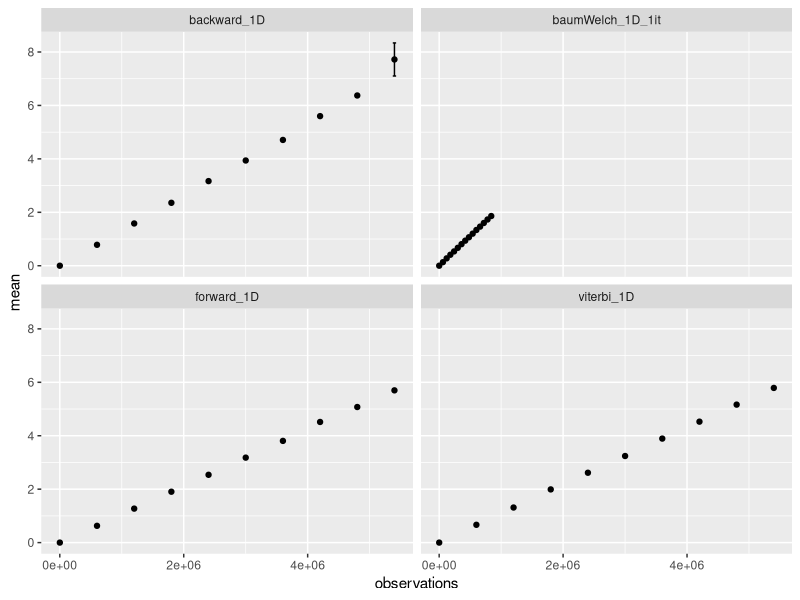
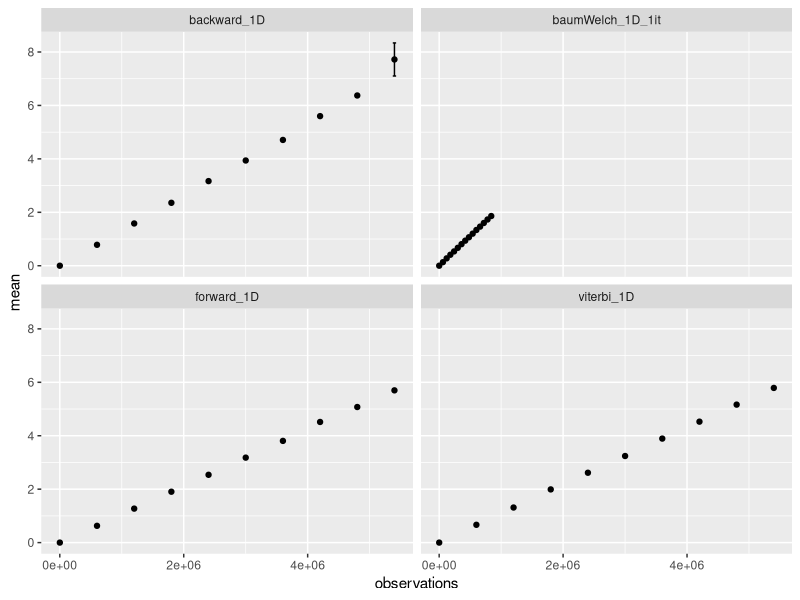
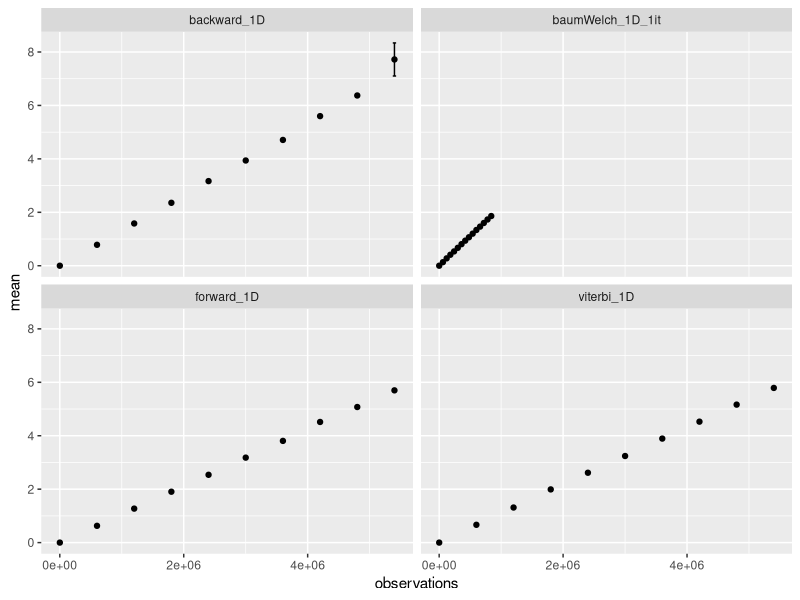
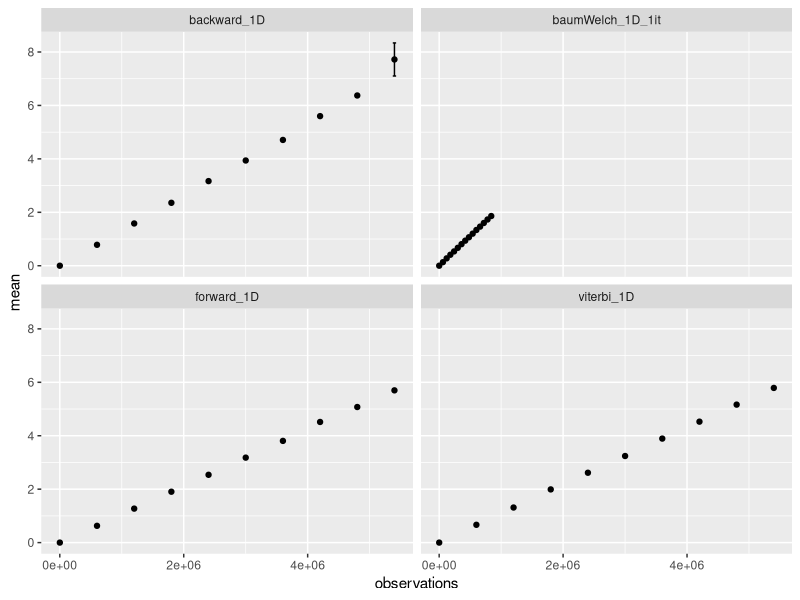

These charts were generated, in order, by the following R code: (Note: this script raises an error after producing the figures.)
library(tidyverse)
library(ggpubr)
library(svglite)

setwd("~/bioinformatics/hmm/git_hmmmlib/test_framework/plots")
data <- read_csv("../time2.csv",)

data_grouped = data %>% group_by(observations, algorithm) %>% 
    summarise(mean = mean(time), sd = sd(time)) 


data_grouped %>% ggplot(aes(observations, mean)) +
    geom_point() + 
    geom_errorbar(aes(ymin=mean-sd, ymax=mean+sd)) +
    facet_wrap(.~algorithm)


ggsave("main.svg", height = 10, width = 15)
ggsave("main.pdf", height = 10, width = 15)
ggsave("main.png", height = 10, width = 15)

















# old non-generalized
plot_1 = data_processed %>% ggplot(aes(observations, mean)) +
    geom_point() + 
    geom_errorbar(aes(ymin=mean-sd, ymax=mean+sd)) +
    labs(y = 'mean time')


plot2 = data_processed %>% ggplot(aes(observations, mean/observations)) +
    geom_line() + 
    geom_errorbar(aes(ymin=mean/observations-sd, ymax=mean/observations+sd)) +
    labs(y = 'mean time normalized')



ggarrange(plot_1, plot2, ncol = 1, nrow = 2, align = "v")

ggsave("viterbi.png", height = 5, width = 8)
